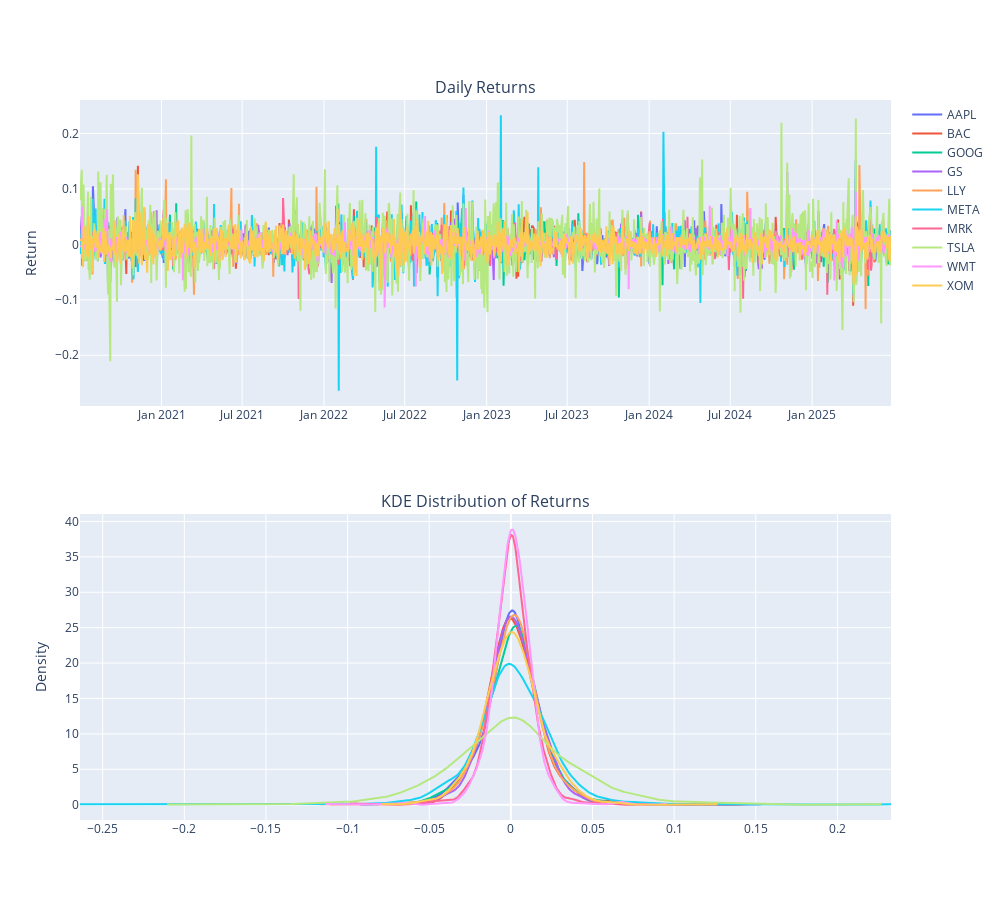

Here is the notebook cell this chart was saved with:
### Code cell
kde_results = {}

for col in rets.columns:
    data = rets[col].dropna()
    kde = gaussian_kde(data)
    x_vals = np.linspace(data.min(), data.max(), 500)
    y_vals = kde(x_vals)
    kde_results[col] = (x_vals, y_vals)

# Create 2-row subplot
fig = make_subplots(
    rows=2, cols=1, shared_xaxes=False,
    vertical_spacing=0.15,
    subplot_titles=("Daily Returns", "KDE Distribution of Returns")
)

# Time series of returns 
for c in rets.columns:
    fig.add_trace(
        go.Scatter(
            x=rets.index, y=rets[c], mode="lines", name=c
        ),
        row=1, col=1
    )

# KDE curves
for c, (x_vals, y_vals) in kde_results.items():
    fig.add_trace(
        go.Scatter(
            x=x_vals, y=y_vals, mode="lines",
            name=c, showlegend=False
        ),
        row=2, col=1
    )
fig.update_layout(height=900, width=1000)
fig.update_yaxes(title_text="Return", row=1, col=1)
fig.update_yaxes(title_text="Density", row=2, col=1)
fig.show()

### Figure 1 — Plotly figure (JSON) as saved in the notebook; plotly's stock layout.template omitted (floating-point values rounded to 4 significant figures; data arrays with more than 128 entries replaced by an {"elided": "..."} marker saying what was removed)
{"data": [{"mode": "lines", "name": "AAPL", "type": "scatter", "x": {"elided": "1253 str values"}, "xaxis": "x", "y": {"elided": "1253 float values"}, "yaxis": "y"}, {"mode": "lines", "name": "BAC", "type": "scatter", "x": {"elided": "1253 str values"}, "xaxis": "x", "y": {"elided": "1253 float values"}, "yaxis": "y"}, {"mode": "lines", "name": "GOOG", "type": "scatter", "x": {"elided": "1253 str values"}, "xaxis": "x", "y": {"elided": "1253 float values"}, "yaxis": "y"}, {"mode": "lines", "name": "GS", "type": "scatter", "x": {"elided": "1253 str values"}, "xaxis": "x", "y": {"elided": "1253 float values"}, "yaxis": "y"}, {"mode": "lines", "name": "LLY", "type": "scatter", "x": {"elided": "1253 str values"}, "xaxis": "x", "y": {"elided": "1253 float values"}, "yaxis": "y"}, {"mode": "lines", "name": "META", "type": "scatter", "x": {"elided": "1253 str values"}, "xaxis": "x", "y": {"elided": "1253 float values"}, "yaxis": "y"}, {"mode": "lines", "name": "MRK", "type": "scatter", "x": {"elided": "1253 str values"}, "xaxis": "x", "y": {"elided": "1253 float values"}, "yaxis": "y"}, {"mode": "lines", "name": "TSLA", "type": "scatter", "x": {"elided": "1253 str values"}, "xaxis": "x", "y": {"elided": "1253 float values"}, "yaxis": "y"}, {"mode": "lines", "name": "WMT", "type": "scatter", "x": {"elided": "1253 str values"}, "xaxis": "x", "y": {"elided": "1253 float values"}, "yaxis": "y"}, {"mode": "lines", "name": "XOM", "type": "scatter", "x": {"elided": "1253 str values"}, "xaxis": "x", "y": {"elided": "1253 float values"}, "yaxis": "y"}, {"mode": "lines", "name": "AAPL", "showlegend": false, "type": "scatter", "x": {"elided": "500 float values"}, "xaxis": "x2", "y": {"elided": "500 float values"}, "yaxis": "y2"}, {"mode": "lines", "name": "BAC", "showlegend": false, "type": "scatter", "x": {"elided": "500 float values"}, "xaxis": "x2", "y": {"elided": "500 float values"}, "yaxis": "y2"}, {"mode": "lines", "name": "GOOG", "showlegend": false, "type": "scatter", "x": {"elided": "500 float values"}, "xaxis": "x2", "y": {"elided": "500 float values"}, "yaxis": "y2"}, {"mode": "lines", "name": "GS", "showlegend": false, "type": "scatter", "x": {"elided": "500 float values"}, "xaxis": "x2", "y": {"elided": "500 float values"}, "yaxis": "y2"}, {"mode": "lines", "name": "LLY", "showlegend": false, "type": "scatter", "x": {"elided": "500 float values"}, "xaxis": "x2", "y": {"elided": "500 float values"}, "yaxis": "y2"}, {"mode": "lines", "name": "META", "showlegend": false, "type": "scatter", "x": {"elided": "500 float values"}, "xaxis": "x2", "y": {"elided": "500 float values"}, "yaxis": "y2"}, {"mode": "lines", "name": "MRK", "showlegend": false, "type": "scatter", "x": {"elided": "500 float values"}, "xaxis": "x2", "y": {"elided": "500 float values"}, "yaxis": "y2"}, {"mode": "lines", "name": "TSLA", "showlegend": false, "type": "scatter", "x": {"elided": "500 float values"}, "xaxis": "x2", "y": {"elided": "500 float values"}, "yaxis": "y2"}, {"mode": "lines", "name": "WMT", "showlegend": false, "type": "scatter", "x": {"elided": "500 float values"}, "xaxis": "x2", "y": {"elided": "500 float values"}, "yaxis": "y2"}, {"mode": "lines", "name": "XOM", "showlegend": false, "type": "scatter", "x": {"elided": "500 float values"}, "xaxis": "x2", "y": {"elided": "500 float values"}, "yaxis": "y2"}], "layout": {"annotations": [{"font": {"size": 16}, "showarrow": false, "text": "Daily Returns", "x": 0.5, "xanchor": "center", "xref": "paper", "y": 1, "yanchor": "bottom", "yref": "paper"}, {"font": {"size": 16}, "showarrow": false, "text": "KDE Distribution of Returns", "x": 0.5, "xanchor": "center", "xref": "paper", "y": 0.425, "yanchor": "bottom", "yref": "paper"}], "height": 900, "width": 1000, "xaxis": {"anchor": "y", "domain": [0, 1]}, "xaxis2": {"anchor": "y2", "domain": [0, 1]}, "yaxis": {"anchor": "x", "domain": [0.575, 1], "title": {"text": "Return"}}, "yaxis2": {"anchor": "x2", "domain": [0, 0.425], "title": {"text": "Density"}}}}
